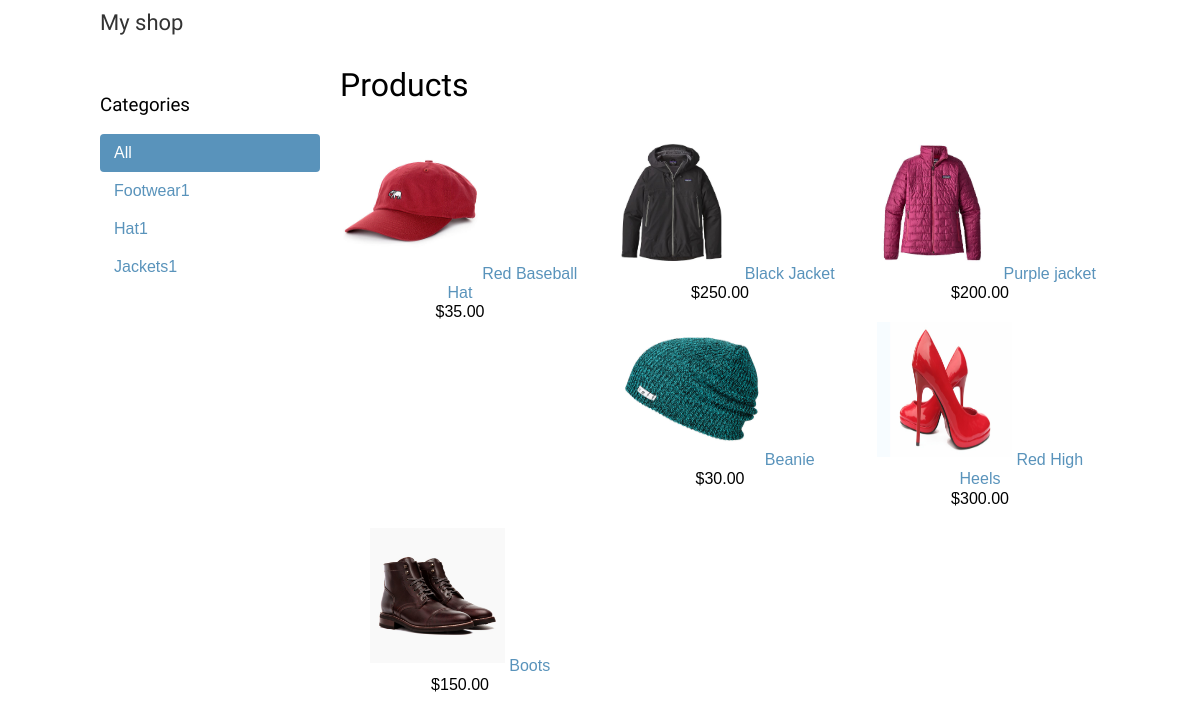
The page / on the database its author committed.
### shop/models.py (models this page shows, shortened)
class Category(models.Model):
    name = models.CharField(max_length=200, db_index=True)
    slug = models.SlugField(max_length=200, db_index=True, unique=True)
    class Meta:
        ordering = ('name',)
        verbose_name = 'category'
        verbose_name_plural = 'categories'
    def get_absolute_url(self):
        return reverse('shop:product_list_by_category', args=[self.slug])

class Product(models.Model):
    category = models.ForeignKey(Category, related_name='products')
    name = models.CharField(max_length=200, db_index=True)
    slug = models.SlugField(max_length=200, db_index=True)
    image = models.ImageField(upload_to='products/%Y/%m/%d', blank=True)
    description = models.TextField(blank=True)
    price = models.DecimalField(max_digits=10, decimal_places=2)
    stock = models.PositiveIntegerField()
    available = models.BooleanField(default=True)
    created = models.DateTimeField(auto_now_add=True)
    updated = models.DateTimeField(auto_now=True)
    class Meta:
        ordering = ('-created',)
        index_together = (('id', 'slug'),)
    def get_absolute_url(self):
        return reverse('shop:product_detail', args=[self.id, self.slug])

### shop/views.py (the view)
# urls.py: url(r'^$', views.product_list, name='product_list'),
def product_list(request, category_slug=None):
    category = None
    categories = Category.objects.all()
    products = Product.objects.filter(available=True)
    if category_slug:
        category = get_object_or_404(Category, slug=category_slug)
        products = products.filter(category=category)
    return render(request, 'shop/product/list.html', {'category': category,
                                                      'categories': categories,
                                                      'products': products})

### shop/templates/shop/product/list.html (shortened to what this page needs)
{% extends "shop/base.html" %}
{% load i18n %}
{% load static %}
{% block content %}
    <div id="sidebar">
        <h3>{% trans "Categories" %}</h3>
        <ul>
            <li {% if not category %}class="selected"{% endif %}>
                <a href="{% url "shop:product_list" %}">{% trans "All" %}</a>
            </li>
        {% for c in categories %}
            <li {% if category.slug == c.slug %}class="selected"{% endif %}>
                <a href="{{ c.get_absolute_url }}">{{ c.name }}</a>
            </li>
        {% endfor %}
        </ul>
    </div>
    <div id="main" class="product-list">
        <h1>{% if category %}{{ category.name }}{% else %}{% trans "Products" %}{% endif %}</h1>
        {% for product in products %}
            <div class="item">
                <a href="{{ product.get_absolute_url }}">
                    <img src="{% if product.image %}{{ product.image.url }}{% else %}{% static "img/no_image.png" %}{% endif %}" style="width:135px;height:135px;">
                </a>
                <a href="{{ product.get_absolute_url }}">{{ product.name }}</a><br>
                ${{ product.price }}
            </div>
        {% endfor %}
    </div>
{% endblock %}

### shop/static/css/base.css (style rules this page uses)
body { margin:0; padding:0; font-family:helvetica, sans-serif; }
h1, h2, h3, h4, h5 , h6 { font-family: 'Ubuntu', sans-serif; font-weight:normal; }
a { text-decoration:none; color:#5993bb; }
#sidebar { width:220px; padding:30px 20px 0 0; float:left; }
#sidebar ul { margin:0; padding:0; }
#sidebar ul li { margin:0; list-style:none; padding:10px 14px; }
#sidebar ul li a { display:block; }
#sidebar ul li.selected { background:#5993bb; border-radius:4px; }
#sidebar ul li.selected a { color:#fff; }
#main { float:left; width: 96%; margin-right:-220px; overflow:hidden; }
.product-list .item { width:25%; padding:10px 20px 10px 0; float:left; text-align:center; line-height:1.2; }
.product-list .item img { width:10px; height:10px; margin-bottom:8px; }

### rows shown on the page
Category: name "Footwear1"
Category: name "Hat1"
Category: name "Jackets1"
Product: image (picture), name "Red Baseball Hat", price "35.00"
Product: image (picture), name "Black Jacket", price "250.00"
Product: image (picture), name "Purple jacket", price "200.00"
Product: image (picture), name "Beanie", price "30.00"
Product: image (picture), name "Red High Heels", price "300.00"
Product: image (picture), name "Boots", price "150.00"
